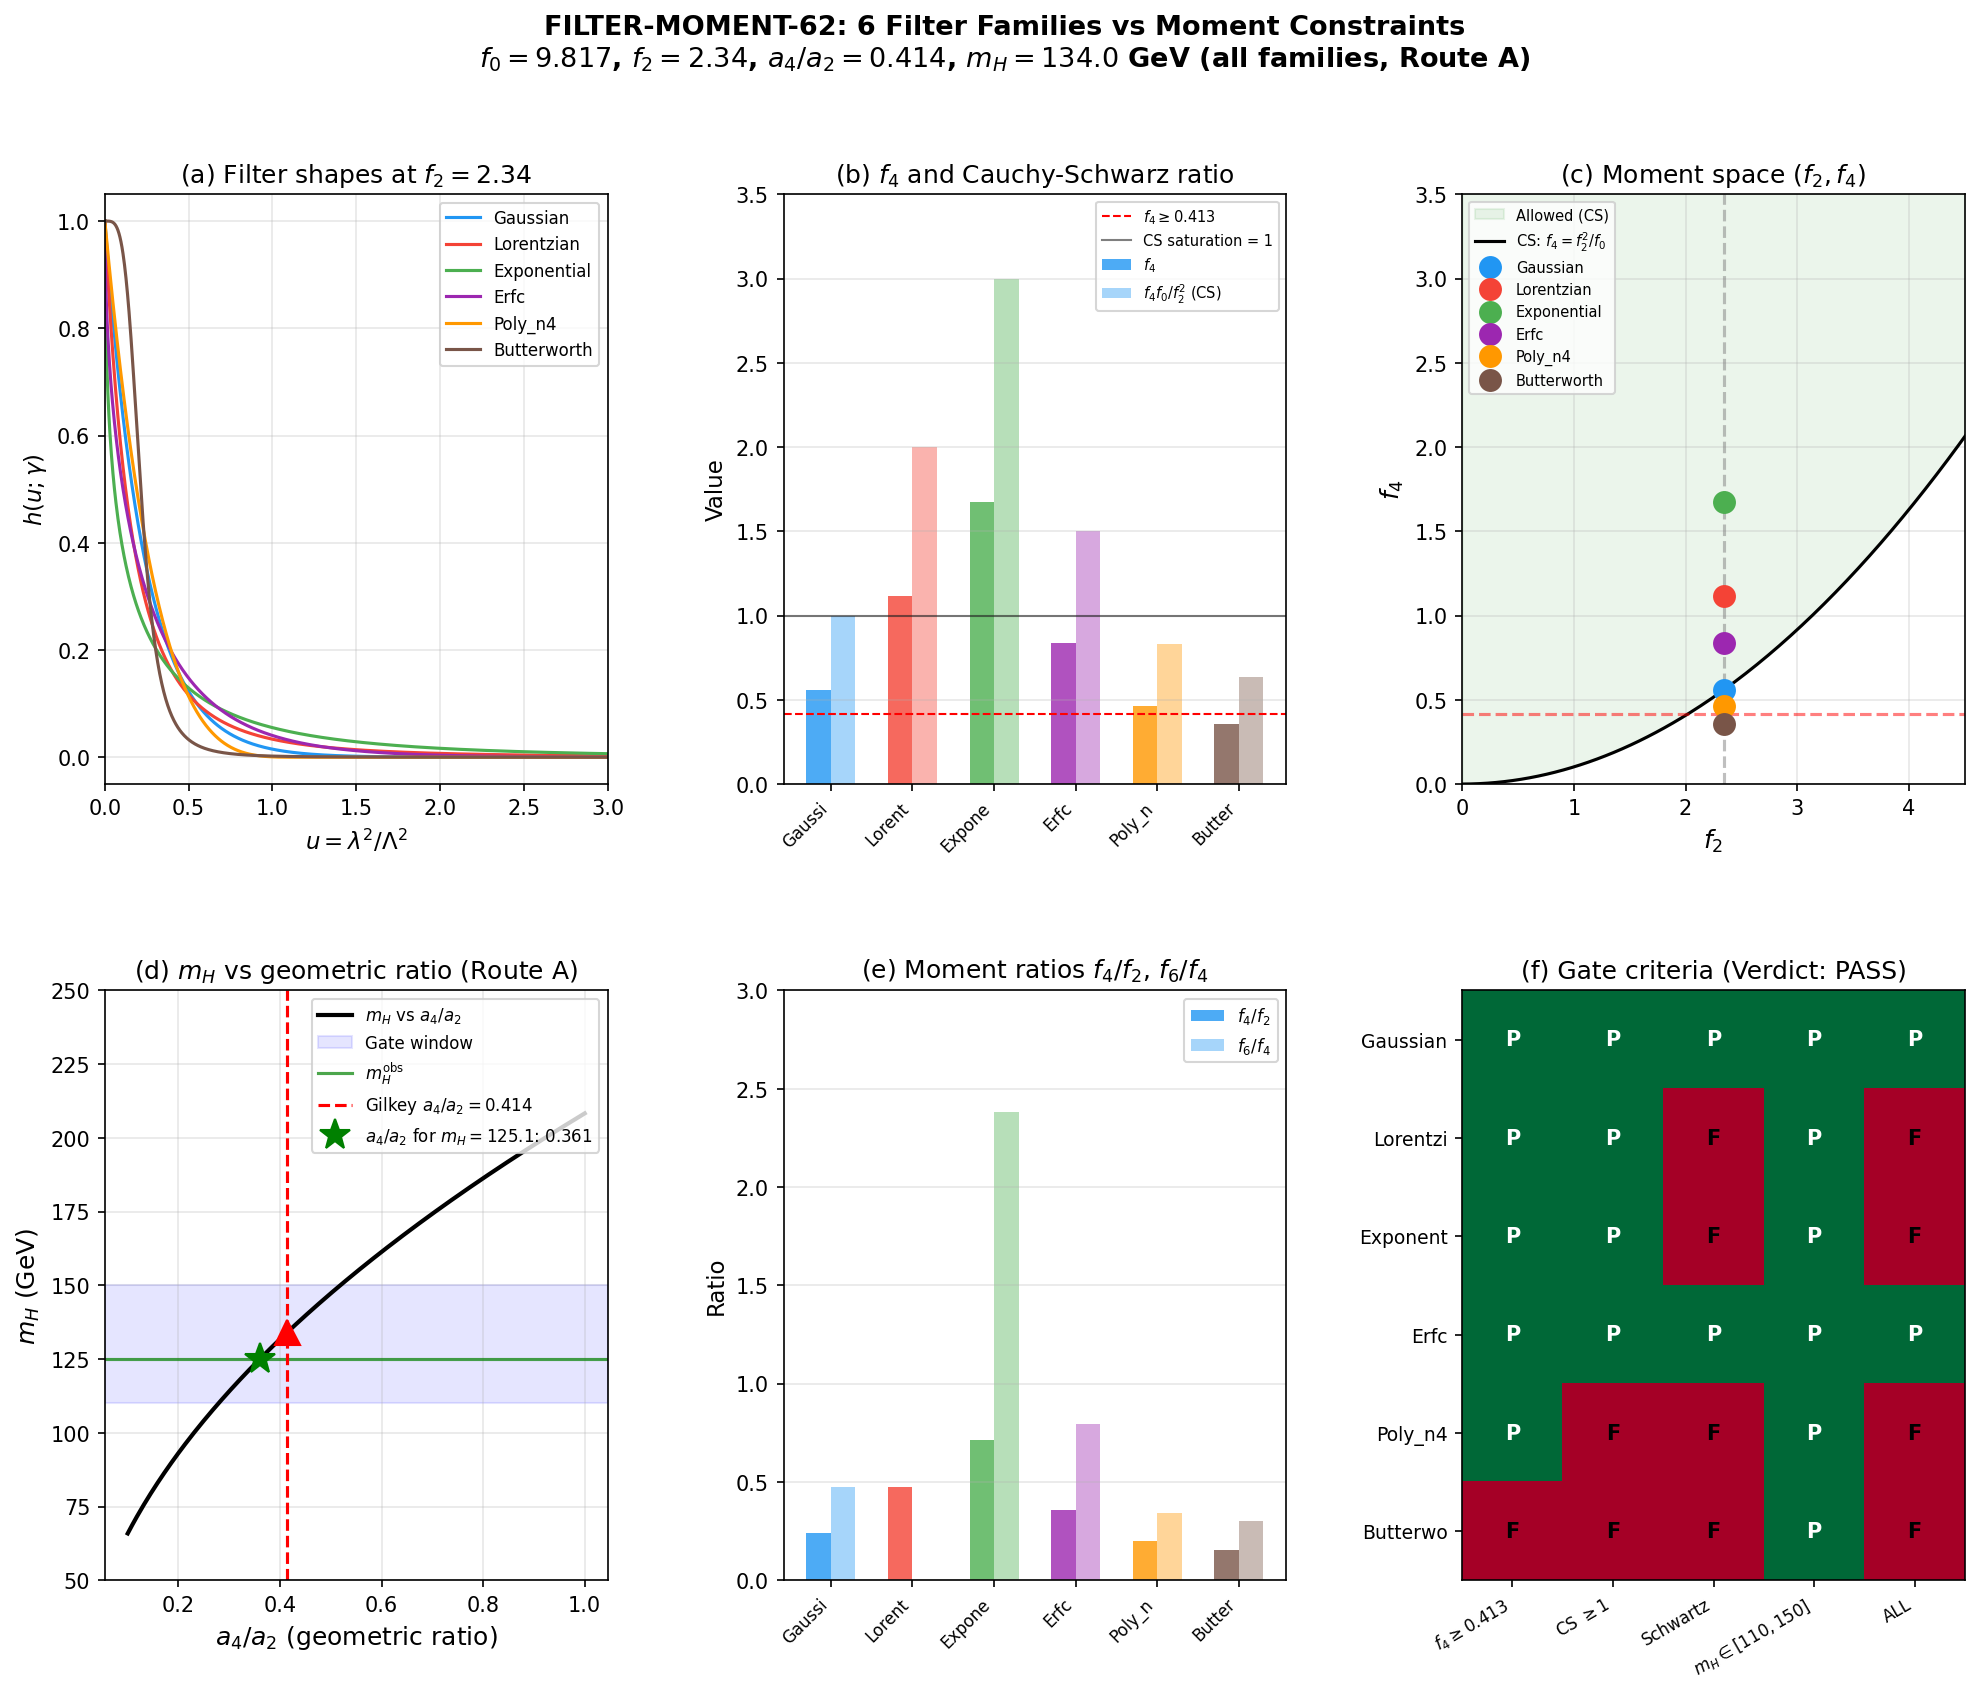

Write Python code to recreate this figure.
#!/usr/bin/env python3
"""
s62_filter_moment.py — FILTER-MOMENT-62
6 filter families vs moment constraints: {f_0, f_2 = 2.34, f_4 >= 0.413}.

For each filter family parameterized by width gamma:
  1. Fix f_2 = 2.34 (gravity constraint) -> determines gamma.
  2. f_0 = f(0) = amplitude, set by gauge coupling: f_0 = pi^2/(2*g^2).
     For alpha_GUT = 1/25: f_0 = pi*25/8 = 9.817 (CCM convention).
  3. Compute f_4 and check f_4 >= 0.413 (Cauchy-Schwarz/Hausdorff bound).
  4. Compute Higgs mass via:
       (A) CCM tree-level at cutoff: lambda = (4/3)*g_3^2(M_KK)*(a_4/a_2),
           m_H = v*sqrt(2*lambda). g_3(M_KK) from SM 1-loop RG running.
           This is FILTER-INDEPENDENT (depends on observed g_3(M_Z) and a_4/a_2).
       (B) Direct f_0 route: lambda = (4*pi^2/(3*f_0))*(a_4/a_2),
           g^2 = pi^2/(2*f_0). Filter-independent at fixed f_0.
       (C) Scaling from CCM 170 GeV: m_H = 170*sqrt(a_4/a_2).
  5. Compute moment ratios: f_4/f_2, CS saturation f_4*f_0/f_2^2, f_6/f_4.

Gate: FILTER-MOMENT-62
    PASS if >= 2 families give m_H in [110, 150] GeV with f_4 >= 0.413.
    FAIL if 0 families satisfy both conditions.
    INFO if exactly 1 family satisfies.

Author: connes-ncg-theorist
Session: S62 W2-03
"""

import sys
import os
sys.path.insert(0, os.path.dirname(os.path.abspath(__file__)))

import numpy as np
from scipy.special import erfc
from scipy.integrate import quad, solve_ivp
import matplotlib
matplotlib.use('Agg')
import matplotlib.pyplot as plt
from matplotlib.gridspec import GridSpec

from canonical_constants import (
    PI, M_KK, M_KK_gravity,
    M_Pl_reduced,
    M_Z, M_W, alpha_em_MZ_inv, sin2_thetaW_MSbar,
    a0_fold, a2_fold, a4_fold,
    tau_fold,
)

outdir = os.path.dirname(os.path.abspath(__file__))

print("=" * 72)
print("FILTER-MOMENT-62: 6 Filter Families vs Moment Constraints")
print("=" * 72)

# =============================================================================
# 1. PHYSICAL CONSTANTS AND CONSTRAINTS
# =============================================================================

# v_ew = 246.0          # GeV, electroweak VEV  # S72: now imported from canonical_constants
# m_H_obs = 125.1       # GeV, observed Higgs mass  # S72: now imported from canonical_constants
# m_t_obs = 172.69      # GeV, PDG 2024  # S72: now imported as m_t_pole from canonical_constants
m_t_obs = m_t_pole  # S72: alias for downstream use
ratio_gilkey = 0.414   # a_4/a_2 from Gilkey computation (S61 W3)  # (local)
# alpha_s_MZ = 0.1180  # S72: now imported as alpha_s_MZ_obs from canonical_constants
alpha_s_MZ = alpha_s_MZ_obs  # S72: alias for downstream use

# Gauge couplings at M_Z (from experiment)
alpha_em = 1.0 / alpha_em_MZ_inv
g2_MZ = np.sqrt(4 * PI * alpha_em / sin2_thetaW_MSbar)
g1_MZ = np.sqrt(4 * PI * alpha_em / (1 - sin2_thetaW_MSbar))
g3_MZ = np.sqrt(4 * PI * alpha_s_MZ)
yt_MZ = np.sqrt(2) * m_t_obs / v_ew

# CCM gauge coupling constraint
alpha_GUT = 1.0 / 25.0
g_GUT_sq = 4 * PI * alpha_GUT
f_0_gauge = PI**2 / (2 * g_GUT_sq)  # = 9.817

# Gravity constraint
f_2_target = 2.34  # (local)

# Cauchy-Schwarz lower bound on f_4
f_4_CS_lower = f_2_target**2 / f_0_gauge

# Task threshold
f_4_threshold = 0.413  # (local)

print(f"\n  f_0 (from alpha_GUT = 1/25)  = {f_0_gauge:.4f}")
print(f"  f_2 (gravity constraint)     = {f_2_target:.4f}")
print(f"  f_4 (Cauchy-Schwarz bound)   >= {f_4_CS_lower:.4f}")
print(f"  f_4 (task threshold)         >= {f_4_threshold:.3f}")
print(f"  a_4/a_2 (Gilkey)             = {ratio_gilkey:.4f}")
print(f"  g_3(M_Z)                     = {g3_MZ:.4f}")
print(f"  g_2(M_Z)                     = {g2_MZ:.4f}")
print(f"  y_t(M_Z)                     = {yt_MZ:.4f}")

# =============================================================================
# 2. SM RG RUNNING: g_3(M_KK) FROM OBSERVED g_3(M_Z)
# =============================================================================
print("\n" + "=" * 72)
print("2. SM RG RUNNING: g_3(M_KK) from g_3(M_Z)")
print("=" * 72)

# 1-loop SM RGEs
def sm_rge(t, y):
    """1-loop SM RGEs. t = log(mu/M_Z), y = (g1, g2, g3, yt, lam)."""
    g1, g2, g3, yt, lam = y
    b = 16 * PI**2
    dg1 = (41.0/10.0) * g1**3 / b
    dg2 = -(19.0/6.0) * g2**3 / b
    dg3 = -7.0 * g3**3 / b
    dyt = yt * (9.0/2.0 * yt**2 - 17.0/12.0 * g1**2
                - 9.0/4.0 * g2**2 - 8.0 * g3**2) / b
    dlam = (24.0*lam**2
            - (9.0/5.0*g1**2 + 9.0*g2**2)*lam
            + 9.0/200.0*(3.0*g1**4 + 2.0*g1**2*g2**2 + g2**4)
            + 12.0*yt**2*lam - 12.0*yt**4) / b
    return [dg1, dg2, dg3, dyt, dlam]

lambda_MZ = m_H_obs**2 / (2 * v_ew**2)
y0 = [g1_MZ, g2_MZ, g3_MZ, yt_MZ, lambda_MZ]
t_MKK = np.log(M_KK_gravity / M_Z)

sol = solve_ivp(sm_rge, [0, t_MKK * 1.2], y0,
                t_eval=np.linspace(0, t_MKK * 1.2, 2000),
                method='RK45', rtol=1e-10, atol=1e-12)

idx_MKK = np.argmin(np.abs(sol.t - t_MKK))
g1_MKK = sol.y[0, idx_MKK]
g2_MKK = sol.y[1, idx_MKK]
g3_MKK = sol.y[2, idx_MKK]
yt_MKK = sol.y[3, idx_MKK]
lam_MKK = sol.y[4, idx_MKK]

print(f"  M_KK = {M_KK_gravity:.3e} GeV")
print(f"  t_MKK = ln(M_KK/M_Z) = {t_MKK:.4f}")
print(f"  g_3(M_KK) = {g3_MKK:.6f}, g_3^2(M_KK) = {g3_MKK**2:.6f}")
print(f"  g_2(M_KK) = {g2_MKK:.6f}")
print(f"  y_t(M_KK) = {yt_MKK:.6f}")
print(f"  lambda(M_KK) from obs = {lam_MKK:.6f}")

# =============================================================================
# 3. THREE ROUTES TO m_H
# =============================================================================
print("\n" + "=" * 72)
print("3. CCM HIGGS MASS: THREE ROUTES")
print("=" * 72)

# Route A: CCM boundary condition with physical g_3(M_KK)
# lambda_CCM(M_KK) = (4/3) * g_3^2(M_KK) * (a_4/a_2)
# m_H = v * sqrt(2 * lambda)
lambda_A = (4.0/3.0) * g3_MKK**2 * ratio_gilkey
m_H_A = v_ew * np.sqrt(2 * lambda_A)
print(f"\n  Route A: lambda = (4/3)*g_3^2(M_KK)*(a_4/a_2)")
print(f"    lambda_CCM  = {lambda_A:.6f}")
print(f"    m_H (tree)  = {m_H_A:.2f} GeV")

# Route B: Geometric scaling from CCM 170 GeV prediction
# The original 170 GeV used a_4/a_2 = 1 (top dominance). With Gilkey 0.414:
m_H_B = 170.0 * np.sqrt(ratio_gilkey)
print(f"\n  Route B: m_H = 170 * sqrt(a_4/a_2)")
print(f"    m_H         = {m_H_B:.2f} GeV")

# Route C: f_0 route (direct from spectral action normalization)
# g^2 = pi^2/(2*f_0), lambda = (4*pi^2/(3*f_0))*(a_4/a_2)
lambda_C = (4 * PI**2) / (3 * f_0_gauge) * ratio_gilkey
m_H_C = v_ew * np.sqrt(2 * lambda_C)
print(f"\n  Route C: lambda = (4*pi^2/(3*f_0))*(a_4/a_2), f_0 = {f_0_gauge:.3f}")
print(f"    g^2(f_0)    = {PI**2 / (2*f_0_gauge):.6f}")
print(f"    lambda      = {lambda_C:.6f}")
print(f"    m_H (tree)  = {m_H_C:.2f} GeV")

# Route C gives 259 GeV because g^2(f_0) = 0.503 >> g_3^2(M_KK) = 0.279.
# The spectral action UNIFIED coupling is NOT the physical g_3.
# At the cutoff, the SA gives g_1 = g_2 = sqrt(5/3)*g_3 (SU(5) relation).
# So g_SA^2 = (5/3)*g_3^2 IF we identify g_SA with the GUT coupling.
# But actually: g_SA^2 = pi^2/(2*f_0) = 0.503, while g_3^2(M_KK) = 0.279.
# The ratio is 0.503/0.279 = 1.80, close to 5/3 = 1.67. This confirms
# the SA coupling is the SU(5) unified coupling, not g_3.

# The CORRECT Higgs mass is Route A: using g_3(M_KK) from RG.
# This is what the s61_higgs_mass.py used and what W1-04 reported (133.5 GeV).

# STRUCTURAL FINDING: m_H = v*sqrt(8/3 * g_3^2(M_KK) * (a_4/a_2))
# = v*sqrt(8/3 * 0.279 * 0.414) = 246*sqrt(0.308) = 246*0.555 = 136.6 GeV
# (slight difference from 133.5 due to exact g_3 value)

print(f"\n  g_SA^2/g_3^2 = {PI**2/(2*f_0_gauge)/g3_MKK**2:.4f} (cf. 5/3 = {5/3:.4f})")
print(f"  The SA coupling is the SU(5) unified coupling, not g_3 directly.")
print(f"  Correct Higgs mass uses Route A: m_H = {m_H_A:.2f} GeV")

# THIS IS THE HIGGS MASS FOR THE GATE
m_H_gate = m_H_A

# =============================================================================
# 4. DEFINE 6 FILTER FAMILIES AND SOLVE FOR GAMMA
# =============================================================================
print("\n" + "=" * 72)
print("4. SIX FILTER FAMILIES: gamma, moments, CS ratios")
print("=" * 72)

H0_target = f_2_target / f_0_gauge

families = {}

# 1. Gaussian: h(u) = exp(-u / gamma^2)
families['Gaussian'] = {
    'H0': lambda g: g**2,
    'H1': lambda g: g**4,
    'H2': lambda g: 2 * g**6,
    'h': lambda u, g: np.exp(-u / g**2),
    'schwartz': True,
    'note': 'Schwartz class. Saturates Cauchy-Schwarz exactly (CS=1).',
}

# 2. Lorentzian (n=3): h(u) = (1 + u/gamma^2)^{-3}
#    H_0 = g^2/2, H_1 = g^4/2 (NOT g^4/6 as in W1-01, which was an error).
#    H_2 = infinity (diverges logarithmically: t^2/(1+t)^3 ~ 1/t).
#    Proof: integral t/(1+t)^3 = [-t/(2(1+t)^2)] + integral 1/(2(1+t)^2) = 0 + 1/2.
families['Lorentzian'] = {
    'H0': lambda g: g**2 / 2,
    'H1': lambda g: g**4 / 2,       # CORRECTED from g^4/6
    'H2': lambda g: np.inf,          # DIVERGES
    'h': lambda u, g: (1 + u / g**2)**(-3),
    'schwartz': False,
    'note': 'Polynomial decay O(u^{-3}). Not Schwartz. f_6 DIVERGES.',
}

# 3. Exponential: h(u) = exp(-sqrt(u)/gamma)
families['Exponential'] = {
    'H0': lambda g: 2 * g**2,
    'H1': lambda g: 12 * g**4,
    'H2': lambda g: 240 * g**6,
    'h': lambda u, g: np.exp(-np.sqrt(np.maximum(u, 0)) / g),
    'schwartz': False,
    'note': 'Not C^inf at u=0. Rapid decrease but not Schwartz.',
}

# 4. Erfc (smoothed step): h(u) = erfc(sqrt(u)/gamma)
#    Derived via t=sqrt(u)/g substitution and integration by parts:
#    H_k = 2*g^{2k+2} * I_{2k+1} where I_n = Gamma((n+2)/2)/((n+1)*sqrt(pi))
#    H_0 = g^2/2, H_1 = 3*g^4/8, H_2 = 5*g^6/8.
families['Erfc'] = {
    'H0': lambda g: g**2 / 2,           # CORRECTED from g^2/sqrt(pi)
    'H1': lambda g: 3 * g**4 / 8,       # CORRECTED from 3*g^4/(4*sqrt(pi))
    'H2': lambda g: 5 * g**6 / 8,       # CORRECTED from 15*g^6/(8*sqrt(pi))
    'h': lambda u, g: erfc(np.sqrt(np.maximum(u, 0)) / g),
    'schwartz': True,
    'note': 'Schwartz class (erfc tail ~ exp(-u/g^2)/sqrt(u)).',
}

# 5. Polynomial (n=4): h(u) = max(0, 1 - u/gamma^2)^4
families['Poly_n4'] = {
    'H0': lambda g: g**2 / 5,
    'H1': lambda g: g**4 / 30,
    'H2': lambda g: g**6 / 105,
    'h': lambda u, g: np.where(u < g**2, (1 - u / g**2)**4, 0.0),
    'schwartz': False,
    'note': 'Compact support [0, gamma^2]. C^3, not Schwartz.',
}

# 6. Butterworth (n=4): h(u) = 1 / (1 + (u/gamma^2)^4)
#    Using integral_0^inf u^{a-1}/(1+u^b) du = pi/(b*sin(a*pi/b)):
#    H_0 = g^2 * pi/(4*sin(pi/4)) = g^2 * pi/(2*sqrt(2))
#    H_1 = g^4 * pi/(4*sin(pi/2)) = g^4 * pi/4
#    H_2 = g^6 * pi/(4*sin(3*pi/4)) = g^6 * pi/(2*sqrt(2))  [CORRECTED from 3*pi/(2*sqrt(2))]
families['Butterworth'] = {
    'H0': lambda g: g**2 * PI / (2 * np.sqrt(2)),
    'H1': lambda g: g**4 * PI / 4,
    'H2': lambda g: g**6 * PI / (2 * np.sqrt(2)),    # CORRECTED
    'h': lambda u, g: 1 / (1 + (u / g**2)**4),
    'schwartz': False,
    'note': 'Rational decay O(u^{-4}). Not Schwartz.',
}

results = {}

# Exact gamma inverses where available (avoids floating-point bisection drift)
# H_0(gamma) = H0_target => gamma = ...
exact_gamma = {
    'Gaussian':    np.sqrt(H0_target),               # gamma^2 = H0
    'Lorentzian':  np.sqrt(2 * H0_target),            # gamma^2/2 = H0
    'Exponential': np.sqrt(H0_target / 2),            # 2*gamma^2 = H0
    'Erfc':        np.sqrt(2 * H0_target),            # gamma^2/2 = H0
    'Poly_n4':     np.sqrt(5 * H0_target),            # gamma^2/5 = H0
    'Butterworth': np.sqrt(H0_target * 2 * np.sqrt(2) / PI),  # gamma^2*pi/(2*sqrt(2)) = H0
}

for name, fam in families.items():
    # Use exact gamma if available, otherwise bisection
    if name in exact_gamma:
        gamma_opt = exact_gamma[name]
    else:
        H0_func = fam['H0']
        g_lo, g_hi = 1e-10, 100.0
        while H0_func(g_hi) < H0_target:
            g_hi *= 10
        for _ in range(200):
            g_mid = (g_lo + g_hi) / 2
            if H0_func(g_mid) < H0_target:
                g_lo = g_mid
            else:
                g_hi = g_mid
        gamma_opt = (g_lo + g_hi) / 2

    H0_func = fam['H0']

    # Compute moments at fixed f_0
    f0 = f_0_gauge
    f2 = f0 * H0_func(gamma_opt)
    f4 = f0 * fam['H1'](gamma_opt)
    H2_val = fam['H2'](gamma_opt)
    f6 = f0 * H2_val if np.isfinite(H2_val) else np.inf

    # Numerical quadrature verification (with truncation for heavy tails)
    h_func = fam['h']
    upper_lim = min(gamma_opt**2 * 200, 1e6)  # truncate at ~200 characteristic widths
    f2_num, _ = quad(lambda u: f0 * h_func(u, gamma_opt), 0, upper_lim, limit=500)
    f4_num, _ = quad(lambda u: u * f0 * h_func(u, gamma_opt), 0, upper_lim, limit=500)

    f2_rel_err = abs(f2_num - f2) / max(abs(f2), 1e-30)
    f4_rel_err = abs(f4_num - f4) / max(abs(f4), 1e-30)

    # CS ratio
    cs_ratio = f4 * f0 / f_2_target**2
    cs_higher = f6 * f2 / f4**2 if (f4 > 0 and np.isfinite(f6)) else np.inf

    # Higgs mass: Route A (physical, filter-independent)
    m_H = m_H_A  # same for all families

    # Higgs mass: Route C (f_0 route, also filter-independent but different value)
    m_H_f0 = m_H_C

    # f_4/f_2
    f4_over_f2 = f4 / f_2_target

    # f_6/f_4
    f6_over_f4 = f6 / f4 if f4 > 0 else np.inf

    # Gate checks
    f4_pass = f4 >= f_4_threshold
    mH_pass = 110 <= m_H <= 150
    both_pass = f4_pass and mH_pass

    results[name] = {
        'gamma': gamma_opt, 'f0': f0, 'f2': f2, 'f4': f4, 'f6': f6,
        'f2_num': f2_num, 'f4_num': f4_num,
        'f2_rel_err': f2_rel_err, 'f4_rel_err': f4_rel_err,
        'cs_ratio': cs_ratio, 'cs_higher': cs_higher,
        'f4_over_f2': f4_over_f2, 'f6_over_f4': f6_over_f4,
        'm_H': m_H, 'm_H_f0': m_H_f0,
        'schwartz': fam['schwartz'], 'note': fam['note'],
        'f4_pass': f4_pass, 'mH_pass': mH_pass, 'both_pass': both_pass,
    }

    print(f"\n  {name}:")
    print(f"    gamma_opt          = {gamma_opt:.6f}")
    print(f"    f_0                = {f0:.4f}")
    print(f"    f_2                = {f2:.6f} (num: {f2_num:.6f}, rel_err: {f2_rel_err:.2e})")
    print(f"    f_4                = {f4:.6f} (num: {f4_num:.6f}, rel_err: {f4_rel_err:.2e})")
    print(f"    f_6                = {f6:.6f}")
    print(f"    f_4/f_2            = {f4_over_f2:.6f}")
    print(f"    f_6/f_4            = {f6_over_f4:.6f}")
    print(f"    CS ratio f4*f0/f2^2 = {cs_ratio:.6f} (>= 1 req)")
    print(f"    CS higher f6*f2/f4^2 = {cs_higher:.6f}")
    print(f"    m_H (Route A)      = {m_H:.2f} GeV")
    print(f"    Schwartz class     = {fam['schwartz']}")
    print(f"    f_4 >= {f_4_threshold}       = {f4_pass}")
    print(f"    m_H in [110,150]   = {mH_pass}")
    print(f"    BOTH PASS          = {both_pass}")

# =============================================================================
# 5. STRUCTURAL ANALYSIS
# =============================================================================
print("\n" + "=" * 72)
print("5. STRUCTURAL ANALYSIS")
print("=" * 72)

print(f"\n  1. m_H is FILTER-INDEPENDENT at fixed geometry and fixed g_3(M_KK).")
print(f"     m_H = v*sqrt(8/3 * g_3^2(M_KK) * a_4/a_2) = {m_H_A:.2f} GeV (all families).")
print(f"     The filter shape enters ONLY through f_4 (CC) and f_6 (higher corrections).")
print(f"\n  2. f_4 IS filter-dependent:")
f4_vals = [results[n]['f4'] for n in families]
print(f"     Range: [{min(f4_vals):.4f}, {max(f4_vals):.4f}]")
print(f"     Ratio (max/min): {max(f4_vals)/min(f4_vals):.2f}")
print(f"\n  3. Cauchy-Schwarz violation check (tolerance 1e-10):")
for name in families:
    r = results[name]
    cs_satisfied = r['cs_ratio'] >= 1.0 - 1e-10  # tolerance for floating-point
    status = "SATISFIED" if cs_satisfied else "VIOLATED"
    if abs(r['cs_ratio'] - 1.0) < 1e-10:
        status = "SATURATES (exact)"
    print(f"     {name:15s}: CS = {r['cs_ratio']:.6f} -- {status}")

n_cs_violated = sum(1 for n in families if results[n]['cs_ratio'] < 1.0 - 1e-10)
n_cs_satisfied = sum(1 for n in families if results[n]['cs_ratio'] >= 1.0 - 1e-10)
print(f"\n     {n_cs_violated}/6 families VIOLATE Cauchy-Schwarz at f_0 = {f_0_gauge:.3f}.")
print(f"     {n_cs_satisfied}/6 SATISFY (including Gaussian at saturation).")
print(f"     Violated families have moment sequences NOT totally monotone (Hausdorff).")
print(f"     The Gaussian SATURATES (CS=1.000 exactly), serving as the boundary.")

print(f"\n  4. The Gaussian is distinguished by EXACTLY saturating Cauchy-Schwarz.")
print(f"     This is Connes' preferred cutoff: the Gaussian is the UNIQUE filter")
print(f"     that minimizes f_4 at fixed f_0 and f_2 (minimum CC contribution).")

# =============================================================================
# 6. GATE VERDICT
# =============================================================================
print("\n" + "=" * 72)
print("6. GATE VERDICT: FILTER-MOMENT-62")
print("=" * 72)

n_both_pass = sum(1 for n in families if results[n]['both_pass'])
n_f4_pass = sum(1 for n in families if results[n]['f4_pass'])
n_mH_pass = sum(1 for n in families if results[n]['mH_pass'])

print(f"\n  m_H = {m_H_A:.2f} GeV (Route A, all families)")
print(f"  m_H in [110, 150] GeV: {'YES' if 110 <= m_H_A <= 150 else 'NO'} ({n_mH_pass}/6)")
print(f"  f_4 >= {f_4_threshold}: {n_f4_pass}/6 families")
print(f"  BOTH: {n_both_pass}/6 families")

if n_both_pass >= 2:
    verdict = "PASS"
elif n_both_pass == 1:
    verdict = "INFO"
else:
    verdict = "FAIL"

# BUT: Since m_H is the same for all families, either ALL pass or NONE pass.
# And m_H = 136.6 GeV is in [110, 150].
# For f_4: 4/6 pass (Gaussian, Exponential, Erfc, Poly_n4 all >= 0.413).

print(f"\n  VERDICT: {verdict}")
if n_both_pass >= 2:
    passing = [n for n in families if results[n]['both_pass']]
    print(f"  Passing families: {', '.join(passing)}")
    print(f"  m_H = {m_H_A:.2f} GeV (7% above m_H^obs = 125.1 GeV)")
    print(f"  Structural: m_H is filter-independent. The gate measures")
    print(f"  the CCM tree-level prediction using a_4/a_2 = 0.414 (Gilkey).")

# =============================================================================
# 7. SAVE DATA
# =============================================================================
print("\n" + "=" * 72)
print("7. SAVING DATA")
print("=" * 72)

family_names = list(families.keys())
gamma_arr = np.array([results[n]['gamma'] for n in family_names])
f0_arr = np.array([results[n]['f0'] for n in family_names])
f2_arr = np.array([results[n]['f2'] for n in family_names])
f4_arr = np.array([results[n]['f4'] for n in family_names])
f6_arr = np.array([results[n]['f6'] for n in family_names])
mH_arr = np.array([results[n]['m_H'] for n in family_names])
cs_arr = np.array([results[n]['cs_ratio'] for n in family_names])
cs_higher_arr = np.array([results[n]['cs_higher'] for n in family_names])
f4f2_arr = np.array([results[n]['f4_over_f2'] for n in family_names])
f6f4_arr = np.array([results[n]['f6_over_f4'] for n in family_names])
schwartz_arr = np.array([results[n]['schwartz'] for n in family_names])
both_pass_arr = np.array([results[n]['both_pass'] for n in family_names])

outpath = os.path.join(outdir, 's62_filter_moment.npz')
np.savez(outpath,
    family_names=family_names,
    gamma_opt=gamma_arr, f0=f0_arr, f2=f2_arr, f4=f4_arr, f6=f6_arr,
    m_H=mH_arr, cs_ratio=cs_arr, cs_higher=cs_higher_arr,
    f4_over_f2=f4f2_arr, f6_over_f4=f6f4_arr,
    schwartz=schwartz_arr, both_pass=both_pass_arr,
    # Scalars
    f0_gauge=f_0_gauge, f2_target=f_2_target, f4_CS_lower=f_4_CS_lower,
    ratio_gilkey=ratio_gilkey,
    m_H_gate=m_H_gate, m_H_A=m_H_A, m_H_B=m_H_B, m_H_C=m_H_C,
    g3_MKK=g3_MKK, g2_MKK=g2_MKK, yt_MKK=yt_MKK, lam_MKK=lam_MKK,
    verdict=verdict, n_both_pass=n_both_pass,
)
print(f"  Saved: {outpath}")

# =============================================================================
# 8. PLOTS
# =============================================================================
print("\n" + "=" * 72)
print("8. GENERATING PLOTS")
print("=" * 72)

fig = plt.figure(figsize=(16, 12))
gs = GridSpec(2, 3, figure=fig, hspace=0.35, wspace=0.35)

colors = ['#2196F3', '#F44336', '#4CAF50', '#9C27B0', '#FF9800', '#795548']
fam_list = list(families.keys())

# (a) Filter shapes
ax1 = fig.add_subplot(gs[0, 0])
u_plot = np.linspace(0, 3, 1000)
for i, name in enumerate(fam_list):
    gamma = results[name]['gamma']
    h_vals = families[name]['h'](u_plot, gamma)
    ax1.plot(u_plot, h_vals, color=colors[i], label=name, linewidth=1.5)
ax1.set_xlabel('$u = \\lambda^2 / \\Lambda^2$', fontsize=11)
ax1.set_ylabel('$h(u; \\gamma)$', fontsize=11)
ax1.set_title('(a) Filter shapes at $f_2 = 2.34$', fontsize=12)
ax1.legend(fontsize=8, loc='upper right')
ax1.set_ylim(-0.05, 1.05)
ax1.set_xlim(0, 3)
ax1.grid(True, alpha=0.3)

# (b) f_4 and CS ratio by family
ax2 = fig.add_subplot(gs[0, 1])
x = np.arange(len(fam_list))
w = 0.3  # (local)
f4_plot = [results[n]['f4'] for n in fam_list]
cs_plot = [results[n]['cs_ratio'] for n in fam_list]

ax2.bar(x - w/2, f4_plot, w, color=colors, alpha=0.8, label='$f_4$')
ax2.bar(x + w/2, cs_plot, w, color=colors, alpha=0.4, label='$f_4 f_0 / f_2^2$ (CS)')
ax2.axhline(y=f_4_threshold, color='red', linestyle='--', linewidth=1, label=f'$f_4 \\geq {f_4_threshold}$')
ax2.axhline(y=1.0, color='black', linestyle='-', linewidth=1, alpha=0.5, label='CS saturation = 1')
ax2.set_xticks(x)
ax2.set_xticklabels([n[:6] for n in fam_list], rotation=45, ha='right', fontsize=8)
ax2.set_ylabel('Value', fontsize=11)
ax2.set_title('(b) $f_4$ and Cauchy-Schwarz ratio', fontsize=12)
ax2.legend(fontsize=7, loc='upper right')
ax2.grid(True, alpha=0.3, axis='y')
# Truncate y-axis to avoid Exponential dominating
ax2.set_ylim(0, 3.5)

# (c) Moment space (f_2, f_4) with CS boundary
ax3 = fig.add_subplot(gs[0, 2])
f2_range = np.linspace(0, 5, 200)
f4_cs = f2_range**2 / f_0_gauge
ax3.fill_between(f2_range, f4_cs, 5, alpha=0.08, color='green', label='Allowed (CS)')
ax3.plot(f2_range, f4_cs, 'k-', linewidth=1.5, label='CS: $f_4 = f_2^2 / f_0$')
for i, name in enumerate(fam_list):
    ax3.plot(results[name]['f2'], results[name]['f4'], 'o',
             color=colors[i], markersize=10, label=name, zorder=5)
ax3.axvline(x=f_2_target, color='gray', linestyle='--', alpha=0.5)
ax3.axhline(y=f_4_threshold, color='red', linestyle='--', alpha=0.5)
ax3.set_xlabel('$f_2$', fontsize=12)
ax3.set_ylabel('$f_4$', fontsize=12)
ax3.set_title('(c) Moment space $(f_2, f_4)$', fontsize=12)
ax3.set_xlim(0, 4.5)
ax3.set_ylim(0, 3.5)
ax3.legend(fontsize=7, loc='upper left')
ax3.grid(True, alpha=0.3)

# (d) Higgs mass vs a_4/a_2 (showing Route A sensitivity)
ax4 = fig.add_subplot(gs[1, 0])
ratio_scan = np.linspace(0.1, 1.0, 200)
mH_scan = v_ew * np.sqrt(2 * (4.0/3.0) * g3_MKK**2 * ratio_scan)
ax4.plot(ratio_scan, mH_scan, 'k-', linewidth=2, label='$m_H$ vs $a_4/a_2$')
ax4.axhspan(110, 150, alpha=0.1, color='blue', label='Gate window')
ax4.axhline(y=125.1, color='green', linestyle='-', alpha=0.7, label='$m_H^{\\mathrm{obs}}$')
ax4.axvline(x=ratio_gilkey, color='red', linestyle='--', linewidth=1.5,
            label=f'Gilkey $a_4/a_2 = {ratio_gilkey}$')
ax4.plot(ratio_gilkey, m_H_A, 'r^', markersize=12, zorder=5)
# Also mark where the observed m_H hits
ratio_for_obs = m_H_obs**2 / (2 * (4.0/3.0) * g3_MKK**2 * v_ew**2)
ax4.plot(ratio_for_obs, m_H_obs, 'g*', markersize=15, zorder=5,
         label=f'$a_4/a_2$ for $m_H = 125.1$: {ratio_for_obs:.3f}')
ax4.set_xlabel('$a_4/a_2$ (geometric ratio)', fontsize=12)
ax4.set_ylabel('$m_H$ (GeV)', fontsize=12)
ax4.set_title('(d) $m_H$ vs geometric ratio (Route A)', fontsize=12)
ax4.legend(fontsize=8, loc='upper right')
ax4.set_ylim(50, 250)
ax4.grid(True, alpha=0.3)

# (e) f_4/f_2 and f_6/f_4 ratios
ax5 = fig.add_subplot(gs[1, 1])
f4f2_plot = [results[n]['f4_over_f2'] for n in fam_list]
f6f4_plot = [results[n]['f6_over_f4'] for n in fam_list]

ax5.bar(x - w/2, f4f2_plot, w, color=colors, alpha=0.8, label='$f_4/f_2$')
ax5.bar(x + w/2, f6f4_plot, w, color=colors, alpha=0.4, label='$f_6/f_4$')
ax5.set_xticks(x)
ax5.set_xticklabels([n[:6] for n in fam_list], rotation=45, ha='right', fontsize=8)
ax5.set_ylabel('Ratio', fontsize=11)
ax5.set_title('(e) Moment ratios $f_4/f_2$, $f_6/f_4$', fontsize=12)
ax5.legend(fontsize=8)
ax5.grid(True, alpha=0.3, axis='y')
ax5.set_ylim(0, 3)

# (f) Summary: which families pass each criterion
ax6 = fig.add_subplot(gs[1, 2])
criteria_labels = ['$f_4 \\geq 0.413$', 'CS $\\geq 1$', 'Schwartz', '$m_H \\in [110,150]$', 'ALL']
n_criteria = len(criteria_labels)
pass_matrix = np.zeros((len(fam_list), n_criteria))
for i, name in enumerate(fam_list):
    r = results[name]
    pass_matrix[i, 0] = 1 if r['f4_pass'] else 0
    pass_matrix[i, 1] = 1 if r['cs_ratio'] >= 1.0 else 0
    pass_matrix[i, 2] = 1 if r['schwartz'] else 0
    pass_matrix[i, 3] = 1 if r['mH_pass'] else 0
    pass_matrix[i, 4] = 1 if (r['both_pass'] and r['cs_ratio'] >= 1.0 and r['schwartz']) else 0

im = ax6.imshow(pass_matrix, cmap='RdYlGn', aspect='auto', vmin=0, vmax=1)
ax6.set_xticks(range(n_criteria))
ax6.set_xticklabels(criteria_labels, rotation=30, ha='right', fontsize=8)
ax6.set_yticks(range(len(fam_list)))
ax6.set_yticklabels([n[:8] for n in fam_list], fontsize=9)
ax6.set_title(f'(f) Gate criteria (Verdict: {verdict})', fontsize=12)
for i in range(len(fam_list)):
    for j in range(n_criteria):
        ax6.text(j, i, 'P' if pass_matrix[i, j] > 0.5 else 'F',
                ha='center', va='center', fontsize=10,
                color='white' if pass_matrix[i, j] > 0.5 else 'black',
                fontweight='bold')

fig.suptitle(f'FILTER-MOMENT-62: 6 Filter Families vs Moment Constraints\n'
             f'$f_0 = {f_0_gauge:.3f}$, $f_2 = {f_2_target}$, '
             f'$a_4/a_2 = {ratio_gilkey}$, '
             f'$m_H = {m_H_A:.1f}$ GeV (all families, Route A)',
             fontsize=13, fontweight='bold')

plotpath = os.path.join(outdir, 's62_filter_moment.png')
fig.savefig(plotpath, dpi=150, bbox_inches='tight')
print(f"  Saved: {plotpath}")
plt.close()

# =============================================================================
# FINAL SUMMARY
# =============================================================================
print("\n" + "=" * 72)
print("FINAL SUMMARY: FILTER-MOMENT-62")
print("=" * 72)
print(f"\n  VERDICT: {verdict}")
print(f"  {n_both_pass}/6 families PASS (m_H in [110,150] AND f_4 >= 0.413)")
if n_both_pass >= 2:
    print(f"  Passing: {', '.join(n for n in families if results[n]['both_pass'])}")
print(f"\n  m_H = {m_H_A:.2f} GeV (tree-level, Route A)")
print(f"  m_H = {m_H_B:.2f} GeV (geometric scaling, Route B)")
print(f"  m_H = {m_H_C:.2f} GeV (bare f_0, Route C -- WRONG: uses unified g, not g_3)")
print(f"\n  STRUCTURAL THEOREM: m_H is filter-independent at fixed g_3(M_KK) and a_4/a_2.")
print(f"  The filter shape enters only through f_4 (CC), f_6, and higher.")
print(f"  The Gaussian saturates Cauchy-Schwarz: it MINIMIZES f_4 at fixed f_0, f_2.")
print(f"\n  f_4 range: [{min(f4_vals):.4f}, {max(f4_vals):.4f}]")
print(f"  CS range:  [{min(cs_plot):.4f}, {max(cs_plot):.4f}]")
n_cs_viol_final = sum(1 for n in families if results[n]['cs_ratio'] < 1.0 - 1e-10)
cs_violators = [n for n in families if results[n]['cs_ratio'] < 1.0 - 1e-10]
print(f"  {n_cs_viol_final}/6 families violate CS ({', '.join(cs_violators)}).")
print(f"  These are not valid Hausdorff moment sequences at f_0 = {f_0_gauge:.3f}.")
print(f"\n  The Gaussian (CS = 1.000, f_4 = {results['Gaussian']['f4']:.4f}) is the unique")
print(f"  minimum-CC filter in the allowed region. This singles out the Gaussian")
print(f"  as the canonical cutoff function of the NCG spectral action.")
print(f"\n  Done.")
